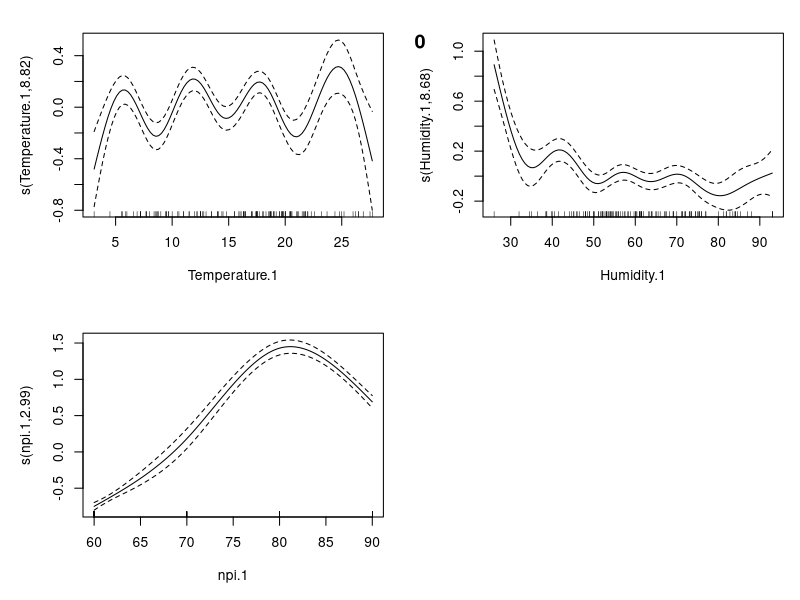
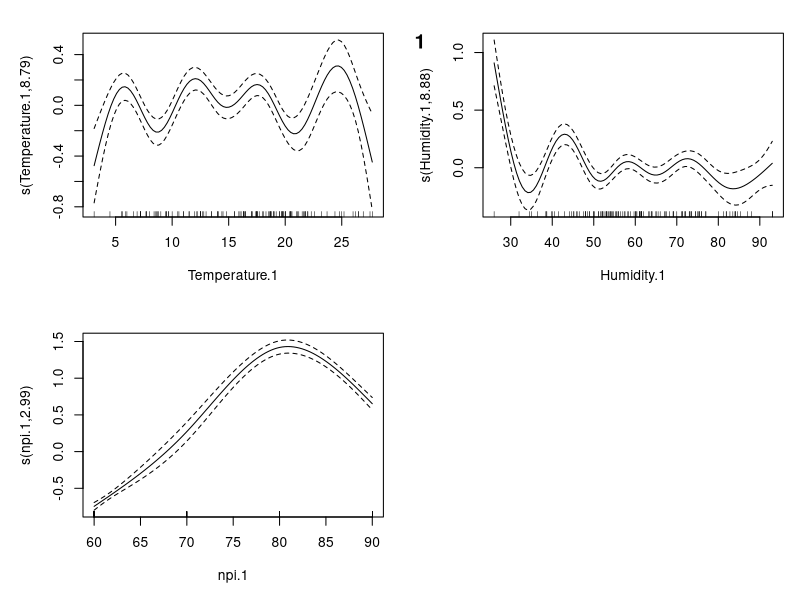
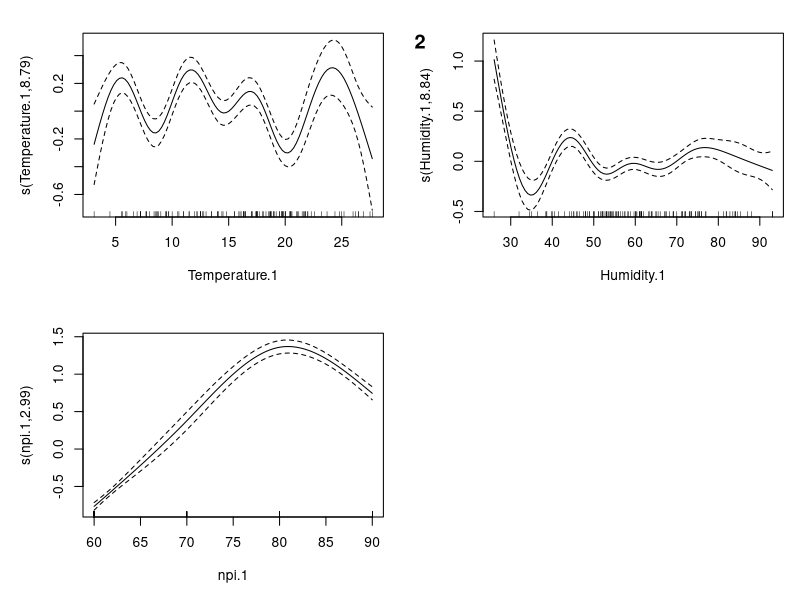
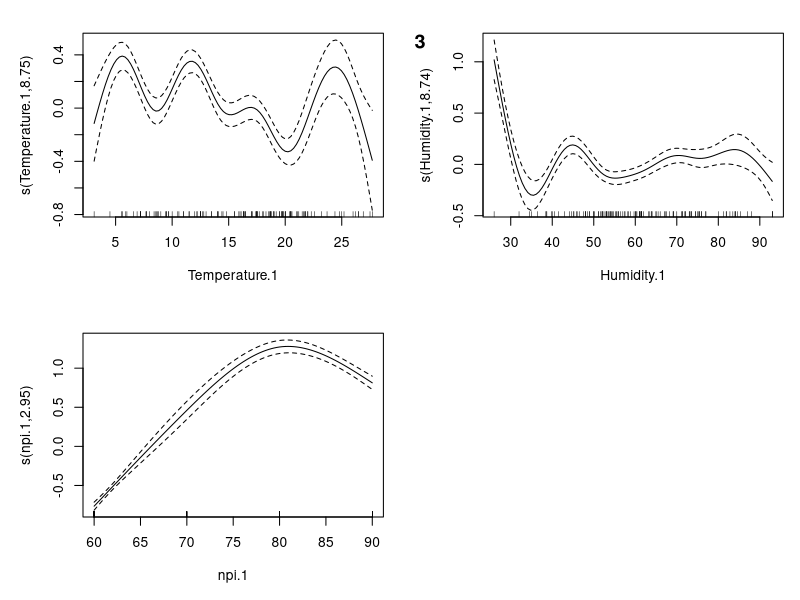
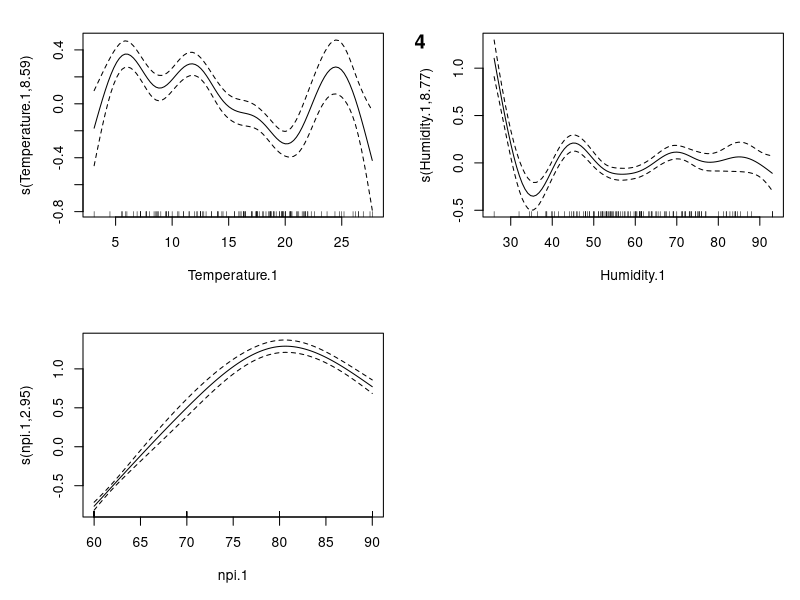
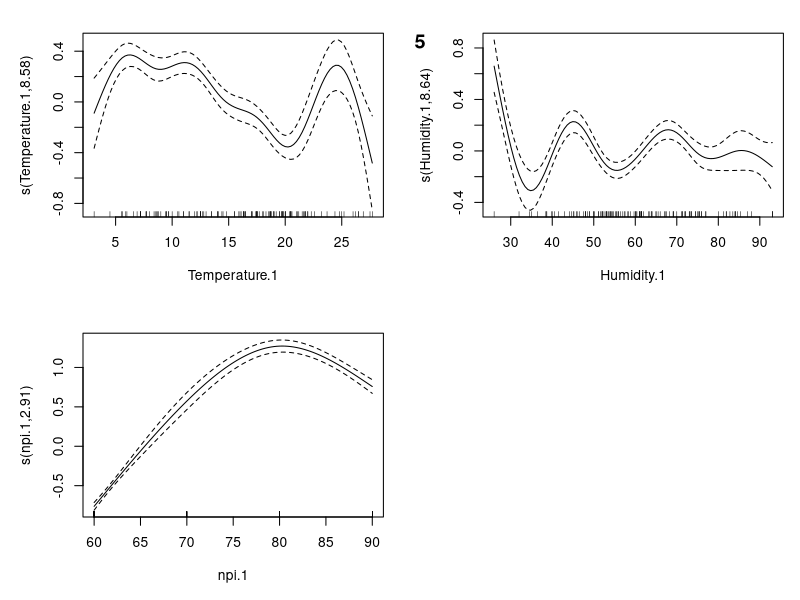
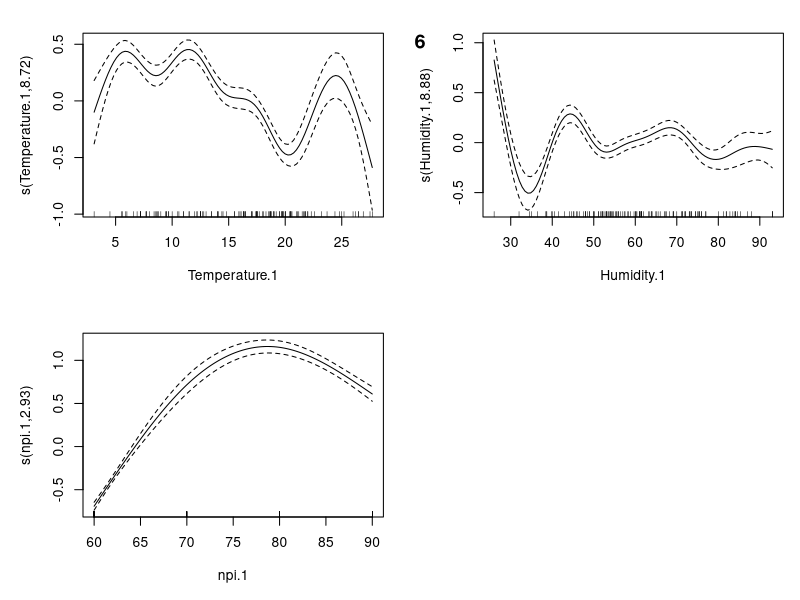
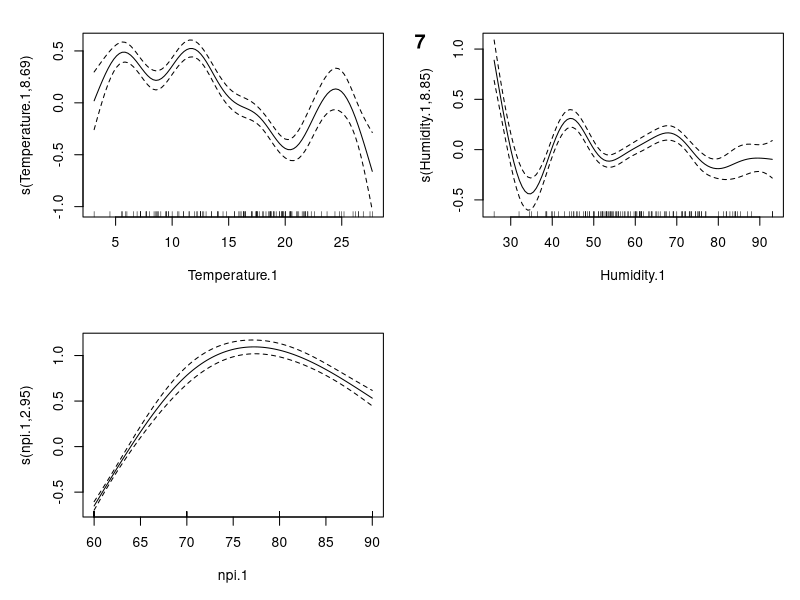

These figures' R source, in order: (Note: this script raises an error after producing the figures.)
## ---- chunk 1
require(mgcv)
bologna <- read.csv("bologna_full.csv")
bologna <- na.omit(bologna)

modena <- read.csv("modena_full.csv")
modena <- na.omit(modena)

florence <- read.csv("florence_full.csv")
florence <- na.omit(florence)

rome <- read.csv("rome_full.csv")
rome <- na.omit(rome)

num_iter <- 30
climate_lag <- 4
## ---- chunk 2
for(i in 0:num_iter) {
num_lag <- i
bologna <- read.csv("bologna_full.csv") #Read in file
#Push temperature&humidity data back climate_lag days by adding empty data in front
#rep(NA, n) creates a vector of length n filled with NA
bologna$Temperature.1 <- c(rep(NA, climate_lag),  bologna$Temperature[(1):(nrow(bologna)-climate_lag)]) 
bologna$Humidity.1 <- c(rep(NA, climate_lag), bologna$Humidity[(1):(nrow(bologna)-climate_lag)])
#push npi back num_lag days
bologna$npi.1 <- c(rep(NA, num_lag), bologna$npi[(1):(nrow(bologna)-num_lag)])
#Omit the new NAs
bologna <- na.omit(bologna)

infections.gam <- gam(Daily ~ s(Temperature.1) + s(Humidity.1) +s(npi.1, k=4), family=poisson(link="log"), data=bologna)
plot(infections.gam,scale=0,se=2, shade=TRUE,pages=1)
title(main = i)
}
## ---- chunk 3
for(i in 0:num_iter) {
num_lag <- i
modena <- read.csv("modena_full.csv") #Read in file
#Push temperature&humidity data back climate_lag days by adding empty data in front
#rep(NA, n) creates a vector of length n filled with NA
modena$Temperature.1 <- c(rep(NA, climate_lag),  modena$Temperature[(1):(nrow(modena)-climate_lag)]) 
modena$Humidity.1 <- c(rep(NA, climate_lag), modena$Humidity[(1):(nrow(modena)-climate_lag)])
#push npi back num_lag days
modena$npi.1 <- c(rep(NA, num_lag), modena$npi[(1):(nrow(modena)-num_lag)])
#Omit the new NAs
modena <- na.omit(modena)

infections.gam <- gam(Daily ~ s(Temperature.1) + s(Humidity.1) +s(npi.1, k=4), family=poisson(link="log"), data=modena)
plot(infections.gam,scale=0,se=2, shade=TRUE,pages=1)
title(main = i)
}

## ---- chunk 4
for(i in 0:num_iter) {
num_lag <- i
florence <- read.csv("florence_full.csv") #Read in file
#Push temperature&humidity data back climate_lag days by adding empty data in front
#rep(NA, n) creates a vector of length n filled with NA
florence$Temperature.1 <- c(rep(NA, climate_lag),  florence$Temperature[(1):(nrow(florence)-climate_lag)]) 
florence$Humidity.1 <- c(rep(NA, climate_lag), florence$Humidity[(1):(nrow(florence)-climate_lag)])
#push npi back num_lag days
florence$npi.1 <- c(rep(NA, num_lag), florence$npi[(1):(nrow(florence)-num_lag)])
#Omit the new NAs
florence <- na.omit(florence)

infections.gam <- gam(Daily ~ s(Temperature.1) + s(Humidity.1) +s(npi.1, k=4), family=poisson(link="log"), data=florence)
plot(infections.gam,scale=0,se=2, shade=TRUE,pages=1)
title(main = i)
}
## ---- chunk 5
for(i in 0:num_iter) {
num_lag <- i
rome <- read.csv("rome_full.csv") #Read in file
#Push temperature&humidity data back climate_lag days by adding empty data in front
#rep(NA, n) creates a vector of length n filled with NA
rome$Temperature.1 <- c(rep(NA, climate_lag),  rome$Temperature[(1):(nrow(rome)-climate_lag)]) 
rome$Humidity.1 <- c(rep(NA, climate_lag), rome$Humidity[(1):(nrow(rome)-climate_lag)])
#push npi back num_lag days
rome$npi.1 <- c(rep(NA, num_lag), rome$npi[(1):(nrow(rome)-num_lag)])
#Omit the new NAs
rome <- na.omit(rome)

infections.gam <- gam(Daily ~ s(Temperature.1) + s(Humidity.1) +s(npi.1, k=4), family=poisson(link="log"), data=rome)
plot(infections.gam,scale=0,se=2, shade=TRUE,pages=1)
title(main = i)
}
